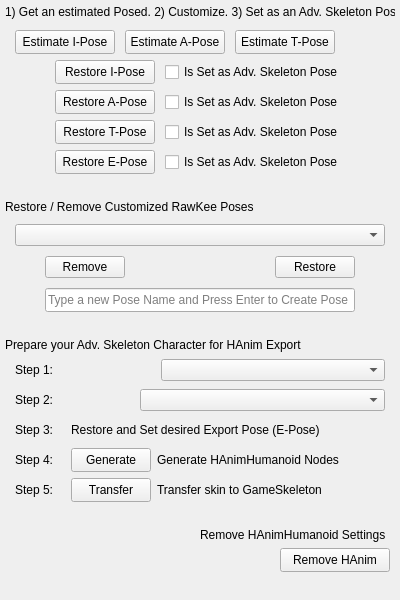
<?xml version="1.0" encoding="UTF-8"?>
<ui version="4.0">
 <class>Frame</class>
 <widget class="QFrame" name="Frame">
  <property name="geometry">
   <rect>
    <x>0</x>
    <y>0</y>
    <width>400</width>
    <height>600</height>
   </rect>
  </property>
  <property name="minimumSize">
   <size>
    <width>400</width>
    <height>600</height>
   </size>
  </property>
  <property name="maximumSize">
   <size>
    <width>16777215</width>
    <height>16777215</height>
   </size>
  </property>
  <property name="windowTitle">
   <string>Frame</string>
  </property>
  <layout class="QGridLayout" name="gridLayout">
   <property name="leftMargin">
    <number>0</number>
   </property>
   <property name="topMargin">
    <number>0</number>
   </property>
   <property name="rightMargin">
    <number>0</number>
   </property>
   <property name="bottomMargin">
    <number>0</number>
   </property>
   <item row="0" column="0">
    <layout class="QVBoxLayout" name="akVLayout">
     <item>
      <layout class="QVBoxLayout" name="verticalLayout">
       <property name="leftMargin">
        <number>5</number>
       </property>
       <property name="rightMargin">
        <number>5</number>
       </property>
       <item>
        <widget class="QLabel" name="initailInstructions">
         <property name="minimumSize">
          <size>
           <width>0</width>
           <height>24</height>
          </size>
         </property>
         <property name="maximumSize">
          <size>
           <width>16777215</width>
           <height>16777215</height>
          </size>
         </property>
         <property name="text">
          <string>1) Get an estimated Posed. 2) Customize. 3) Set as an Adv. Skeleton Pose</string>
         </property>
        </widget>
       </item>
       <item>
        <layout class="QHBoxLayout" name="estimateLayout">
         <property name="spacing">
          <number>10</number>
         </property>
         <property name="leftMargin">
          <number>10</number>
         </property>
         <item>
          <widget class="QPushButton" name="estimateIPose">
           <property name="minimumSize">
            <size>
             <width>100</width>
             <height>24</height>
            </size>
           </property>
           <property name="maximumSize">
            <size>
             <width>16777215</width>
             <height>16777215</height>
            </size>
           </property>
           <property name="text">
            <string>Estimate I-Pose</string>
           </property>
          </widget>
         </item>
         <item>
          <widget class="QPushButton" name="estimateAPose">
           <property name="minimumSize">
            <size>
             <width>100</width>
             <height>24</height>
            </size>
           </property>
           <property name="maximumSize">
            <size>
             <width>16777215</width>
             <height>16777215</height>
            </size>
           </property>
           <property name="text">
            <string>Estimate A-Pose</string>
           </property>
          </widget>
         </item>
         <item>
          <widget class="QPushButton" name="estimateTPose">
           <property name="minimumSize">
            <size>
             <width>100</width>
             <height>24</height>
            </size>
           </property>
           <property name="maximumSize">
            <size>
             <width>16777215</width>
             <height>16777215</height>
            </size>
           </property>
           <property name="text">
            <string>Estimate T-Pose</string>
           </property>
          </widget>
         </item>
         <item>
          <spacer name="horizontalSpacer_3">
           <property name="orientation">
            <enum>Qt::Horizontal</enum>
           </property>
           <property name="sizeHint" stdset="0">
            <size>
             <width>40</width>
             <height>20</height>
            </size>
           </property>
          </spacer>
         </item>
        </layout>
       </item>
       <item>
        <layout class="QHBoxLayout" name="iPoseLayout">
         <property name="spacing">
          <number>10</number>
         </property>
         <property name="leftMargin">
          <number>50</number>
         </property>
         <item>
          <widget class="QPushButton" name="restoreIPose">
           <property name="minimumSize">
            <size>
             <width>100</width>
             <height>24</height>
            </size>
           </property>
           <property name="maximumSize">
            <size>
             <width>16777215</width>
             <height>16777215</height>
            </size>
           </property>
           <property name="text">
            <string>Restore I-Pose</string>
           </property>
          </widget>
         </item>
         <item>
          <widget class="QCheckBox" name="iPoseCheckBox">
           <property name="minimumSize">
            <size>
             <width>170</width>
             <height>24</height>
            </size>
           </property>
           <property name="maximumSize">
            <size>
             <width>16777215</width>
             <height>16777215</height>
            </size>
           </property>
           <property name="text">
            <string>Is Set as Adv. Skeleton Pose</string>
           </property>
          </widget>
         </item>
         <item>
          <spacer name="horizontalSpacer">
           <property name="orientation">
            <enum>Qt::Horizontal</enum>
           </property>
           <property name="sizeHint" stdset="0">
            <size>
             <width>40</width>
             <height>20</height>
            </size>
           </property>
          </spacer>
         </item>
        </layout>
       </item>
       <item>
        <layout class="QHBoxLayout" name="aPoseLayout">
         <property name="spacing">
          <number>10</number>
         </property>
         <property name="leftMargin">
          <number>50</number>
         </property>
         <item>
          <widget class="QPushButton" name="restoreAPose">
           <property name="minimumSize">
            <size>
             <width>100</width>
             <height>24</height>
            </size>
           </property>
           <property name="maximumSize">
            <size>
             <width>16777215</width>
             <height>16777215</height>
            </size>
           </property>
           <property name="text">
            <string>Restore A-Pose</string>
           </property>
          </widget>
         </item>
         <item>
          <widget class="QCheckBox" name="aPoseCheckBox">
           <property name="minimumSize">
            <size>
             <width>170</width>
             <height>24</height>
            </size>
           </property>
           <property name="maximumSize">
            <size>
             <width>16777215</width>
             <height>16777215</height>
            </size>
           </property>
           <property name="text">
            <string>Is Set as Adv. Skeleton Pose</string>
           </property>
          </widget>
         </item>
         <item>
          <spacer name="horizontalSpacer_2">
           <property name="orientation">
            <enum>Qt::Horizontal</enum>
           </property>
           <property name="sizeHint" stdset="0">
            <size>
             <width>40</width>
             <height>20</height>
            </size>
           </property>
          </spacer>
         </item>
        </layout>
       </item>
       <item>
        <layout class="QHBoxLayout" name="tPoseLayout">
         <property name="spacing">
          <number>10</number>
         </property>
         <property name="leftMargin">
          <number>50</number>
         </property>
         <item>
          <widget class="QPushButton" name="pushButton">
           <property name="minimumSize">
            <size>
             <width>100</width>
             <height>24</height>
            </size>
           </property>
           <property name="maximumSize">
            <size>
             <width>16777215</width>
             <height>16777215</height>
            </size>
           </property>
           <property name="text">
            <string>Restore T-Pose</string>
           </property>
          </widget>
         </item>
         <item>
          <widget class="QCheckBox" name="checkBox">
           <property name="minimumSize">
            <size>
             <width>170</width>
             <height>24</height>
            </size>
           </property>
           <property name="maximumSize">
            <size>
             <width>16777215</width>
             <height>16777215</height>
            </size>
           </property>
           <property name="text">
            <string>Is Set as Adv. Skeleton Pose</string>
           </property>
          </widget>
         </item>
         <item>
          <spacer name="horizontalSpacer_4">
           <property name="orientation">
            <enum>Qt::Horizontal</enum>
           </property>
           <property name="sizeHint" stdset="0">
            <size>
             <width>40</width>
             <height>20</height>
            </size>
           </property>
          </spacer>
         </item>
        </layout>
       </item>
       <item>
        <layout class="QHBoxLayout" name="ePoseLayout">
         <property name="spacing">
          <number>10</number>
         </property>
         <property name="leftMargin">
          <number>50</number>
         </property>
         <item>
          <widget class="QPushButton" name="pushButton_2">
           <property name="minimumSize">
            <size>
             <width>100</width>
             <height>24</height>
            </size>
           </property>
           <property name="maximumSize">
            <size>
             <width>16777215</width>
             <height>16777215</height>
            </size>
           </property>
           <property name="text">
            <string>Restore E-Pose</string>
           </property>
          </widget>
         </item>
         <item>
          <widget class="QCheckBox" name="checkBox_2">
           <property name="minimumSize">
            <size>
             <width>170</width>
             <height>24</height>
            </size>
           </property>
           <property name="maximumSize">
            <size>
             <width>16777215</width>
             <height>16777215</height>
            </size>
           </property>
           <property name="text">
            <string>Is Set as Adv. Skeleton Pose</string>
           </property>
          </widget>
         </item>
         <item>
          <spacer name="horizontalSpacer_5">
           <property name="orientation">
            <enum>Qt::Horizontal</enum>
           </property>
           <property name="sizeHint" stdset="0">
            <size>
             <width>40</width>
             <height>20</height>
            </size>
           </property>
          </spacer>
         </item>
        </layout>
       </item>
      </layout>
     </item>
     <item>
      <layout class="QVBoxLayout" name="customLayout">
       <property name="spacing">
        <number>10</number>
       </property>
       <property name="leftMargin">
        <number>5</number>
       </property>
       <property name="topMargin">
        <number>20</number>
       </property>
       <property name="rightMargin">
        <number>5</number>
       </property>
       <item>
        <widget class="QLabel" name="customPoseLabel">
         <property name="sizePolicy">
          <sizepolicy hsizetype="Preferred" vsizetype="Preferred">
           <horstretch>0</horstretch>
           <verstretch>0</verstretch>
          </sizepolicy>
         </property>
         <property name="text">
          <string>Restore / Remove Customized RawKee Poses</string>
         </property>
         <property name="alignment">
          <set>Qt::AlignBottom|Qt::AlignLeading|Qt::AlignLeft</set>
         </property>
        </widget>
       </item>
       <item>
        <layout class="QHBoxLayout" name="comboBoxLayout">
         <property name="spacing">
          <number>0</number>
         </property>
         <property name="leftMargin">
          <number>10</number>
         </property>
         <property name="rightMargin">
          <number>10</number>
         </property>
         <item>
          <widget class="QComboBox" name="customBPBox">
           <property name="minimumSize">
            <size>
             <width>0</width>
             <height>0</height>
            </size>
           </property>
           <property name="maximumSize">
            <size>
             <width>16777215</width>
             <height>16777215</height>
            </size>
           </property>
           <property name="placeholderText">
            <string>List of RawKee Bind Poses</string>
           </property>
          </widget>
         </item>
        </layout>
       </item>
       <item>
        <layout class="QHBoxLayout" name="removeRestoreLayout">
         <property name="leftMargin">
          <number>40</number>
         </property>
         <property name="rightMargin">
          <number>40</number>
         </property>
         <item>
          <widget class="QPushButton" name="pushButton_4">
           <property name="text">
            <string>Remove</string>
           </property>
          </widget>
         </item>
         <item>
          <spacer name="horizontalSpacer_6">
           <property name="orientation">
            <enum>Qt::Horizontal</enum>
           </property>
           <property name="sizeHint" stdset="0">
            <size>
             <width>40</width>
             <height>20</height>
            </size>
           </property>
          </spacer>
         </item>
         <item>
          <widget class="QPushButton" name="pushButton_3">
           <property name="text">
            <string>Restore</string>
           </property>
          </widget>
         </item>
        </layout>
       </item>
       <item>
        <layout class="QHBoxLayout" name="customEditLineLayout">
         <property name="spacing">
          <number>0</number>
         </property>
         <property name="leftMargin">
          <number>40</number>
         </property>
         <property name="rightMargin">
          <number>40</number>
         </property>
         <item>
          <widget class="QLineEdit" name="lineEdit">
           <property name="minimumSize">
            <size>
             <width>300</width>
             <height>24</height>
            </size>
           </property>
           <property name="maximumSize">
            <size>
             <width>16777215</width>
             <height>16777215</height>
            </size>
           </property>
           <property name="placeholderText">
            <string>Type a new Pose Name and Press Enter to Create Pose</string>
           </property>
          </widget>
         </item>
        </layout>
       </item>
      </layout>
     </item>
     <item>
      <layout class="QVBoxLayout" name="prepLayout">
       <property name="leftMargin">
        <number>5</number>
       </property>
       <property name="topMargin">
        <number>20</number>
       </property>
       <property name="rightMargin">
        <number>5</number>
       </property>
       <item>
        <layout class="QHBoxLayout" name="prepLabelLayout">
         <item>
          <widget class="QLabel" name="label">
           <property name="text">
            <string>Prepare your Adv. Skeleton Character for HAnim Export</string>
           </property>
          </widget>
         </item>
        </layout>
       </item>
       <item>
        <layout class="QHBoxLayout" name="skelConfigLayoutStep2">
         <property name="leftMargin">
          <number>10</number>
         </property>
         <property name="rightMargin">
          <number>10</number>
         </property>
         <item>
          <widget class="QLabel" name="skelConfigLabel">
           <property name="minimumSize">
            <size>
             <width>50</width>
             <height>24</height>
            </size>
           </property>
           <property name="maximumSize">
            <size>
             <width>16777215</width>
             <height>16777215</height>
            </size>
           </property>
           <property name="text">
            <string>Step 1:</string>
           </property>
          </widget>
         </item>
         <item>
          <widget class="QComboBox" name="comboBox">
           <property name="placeholderText">
            <string>Choose your SkeletonConfiguration</string>
           </property>
           <item>
            <property name="text">
             <string>BASIC</string>
            </property>
           </item>
           <item>
            <property name="text">
             <string>RAWKEE</string>
            </property>
           </item>
          </widget>
         </item>
        </layout>
       </item>
       <item>
        <layout class="QHBoxLayout" name="loaLayoutStep1">
         <property name="leftMargin">
          <number>10</number>
         </property>
         <property name="rightMargin">
          <number>10</number>
         </property>
         <item>
          <widget class="QLabel" name="laoLabel">
           <property name="minimumSize">
            <size>
             <width>50</width>
             <height>24</height>
            </size>
           </property>
           <property name="maximumSize">
            <size>
             <width>16777215</width>
             <height>16777215</height>
            </size>
           </property>
           <property name="text">
            <string>Step 2:</string>
           </property>
          </widget>
         </item>
         <item>
          <widget class="QComboBox" name="comboBox_2">
           <property name="placeholderText">
            <string>Choose your Level of Articulation (LOA)</string>
           </property>
           <item>
            <property name="text">
             <string>Level -1</string>
            </property>
           </item>
           <item>
            <property name="text">
             <string>Level 0</string>
            </property>
           </item>
           <item>
            <property name="text">
             <string>Level 1</string>
            </property>
           </item>
           <item>
            <property name="text">
             <string>Level 2</string>
            </property>
           </item>
           <item>
            <property name="text">
             <string>Level 3</string>
            </property>
           </item>
           <item>
            <property name="text">
             <string>Level 4</string>
            </property>
           </item>
          </widget>
         </item>
        </layout>
       </item>
       <item>
        <layout class="QHBoxLayout" name="ePoseLayoutStep3">
         <property name="leftMargin">
          <number>10</number>
         </property>
         <property name="rightMargin">
          <number>10</number>
         </property>
         <item>
          <widget class="QLabel" name="step3Label">
           <property name="minimumSize">
            <size>
             <width>50</width>
             <height>24</height>
            </size>
           </property>
           <property name="maximumSize">
            <size>
             <width>16777215</width>
             <height>16777215</height>
            </size>
           </property>
           <property name="text">
            <string>Step 3:</string>
           </property>
          </widget>
         </item>
         <item>
          <widget class="QLabel" name="label_3">
           <property name="text">
            <string>Restore and Set desired Export Pose (E-Pose)</string>
           </property>
          </widget>
         </item>
         <item>
          <spacer name="horizontalSpacer_8">
           <property name="orientation">
            <enum>Qt::Horizontal</enum>
           </property>
           <property name="sizeHint" stdset="0">
            <size>
             <width>40</width>
             <height>20</height>
            </size>
           </property>
          </spacer>
         </item>
        </layout>
       </item>
       <item>
        <layout class="QHBoxLayout" name="genSkelLayoutStep4">
         <property name="leftMargin">
          <number>10</number>
         </property>
         <property name="rightMargin">
          <number>10</number>
         </property>
         <item>
          <widget class="QLabel" name="step4Label">
           <property name="minimumSize">
            <size>
             <width>50</width>
             <height>24</height>
            </size>
           </property>
           <property name="maximumSize">
            <size>
             <width>16777215</width>
             <height>16777215</height>
            </size>
           </property>
           <property name="text">
            <string>Step 4:</string>
           </property>
          </widget>
         </item>
         <item>
          <widget class="QPushButton" name="genHumanoidButton">
           <property name="sizePolicy">
            <sizepolicy hsizetype="Minimum" vsizetype="Preferred">
             <horstretch>0</horstretch>
             <verstretch>0</verstretch>
            </sizepolicy>
           </property>
           <property name="minimumSize">
            <size>
             <width>70</width>
             <height>24</height>
            </size>
           </property>
           <property name="maximumSize">
            <size>
             <width>16777215</width>
             <height>16777215</height>
            </size>
           </property>
           <property name="text">
            <string>Generate</string>
           </property>
          </widget>
         </item>
         <item>
          <widget class="QLabel" name="label_2">
           <property name="minimumSize">
            <size>
             <width>0</width>
             <height>24</height>
            </size>
           </property>
           <property name="maximumSize">
            <size>
             <width>16777215</width>
             <height>16777215</height>
            </size>
           </property>
           <property name="text">
            <string>Generate HAnimHumanoid Nodes</string>
           </property>
          </widget>
         </item>
         <item>
          <spacer name="horizontalSpacer_7">
           <property name="orientation">
            <enum>Qt::Horizontal</enum>
           </property>
           <property name="sizeHint" stdset="0">
            <size>
             <width>40</width>
             <height>20</height>
            </size>
           </property>
          </spacer>
         </item>
        </layout>
       </item>
       <item>
        <layout class="QHBoxLayout" name="step5Layout">
         <property name="leftMargin">
          <number>10</number>
         </property>
         <property name="rightMargin">
          <number>10</number>
         </property>
         <item>
          <widget class="QLabel" name="step5Label">
           <property name="minimumSize">
            <size>
             <width>50</width>
             <height>24</height>
            </size>
           </property>
           <property name="maximumSize">
            <size>
             <width>16777215</width>
             <height>16777215</height>
            </size>
           </property>
           <property name="text">
            <string>Step 5:</string>
           </property>
          </widget>
         </item>
         <item>
          <widget class="QPushButton" name="transferSkinButton">
           <property name="minimumSize">
            <size>
             <width>70</width>
             <height>24</height>
            </size>
           </property>
           <property name="maximumSize">
            <size>
             <width>16777215</width>
             <height>16777215</height>
            </size>
           </property>
           <property name="text">
            <string>Transfer</string>
           </property>
          </widget>
         </item>
         <item>
          <widget class="QLabel" name="transferLabel">
           <property name="minimumSize">
            <size>
             <width>170</width>
             <height>24</height>
            </size>
           </property>
           <property name="maximumSize">
            <size>
             <width>16777215</width>
             <height>16777215</height>
            </size>
           </property>
           <property name="text">
            <string>Transfer skin to GameSkeleton</string>
           </property>
          </widget>
         </item>
         <item>
          <spacer name="horizontalSpacer_9">
           <property name="orientation">
            <enum>Qt::Horizontal</enum>
           </property>
           <property name="sizeHint" stdset="0">
            <size>
             <width>40</width>
             <height>20</height>
            </size>
           </property>
          </spacer>
         </item>
        </layout>
       </item>
      </layout>
     </item>
     <item>
      <layout class="QVBoxLayout" name="remHAnimLayout">
       <property name="leftMargin">
        <number>10</number>
       </property>
       <property name="topMargin">
        <number>20</number>
       </property>
       <property name="rightMargin">
        <number>10</number>
       </property>
       <item>
        <layout class="QHBoxLayout" name="remLabelLayout">
         <property name="leftMargin">
          <number>190</number>
         </property>
         <item>
          <widget class="QLabel" name="remLabel">
           <property name="text">
            <string>Remove HAnimHumanoid Settings</string>
           </property>
          </widget>
         </item>
        </layout>
       </item>
       <item>
        <layout class="QHBoxLayout" name="remButtonlayout">
         <property name="leftMargin">
          <number>270</number>
         </property>
         <item>
          <widget class="QPushButton" name="remHAnimButton">
           <property name="minimumSize">
            <size>
             <width>100</width>
             <height>24</height>
            </size>
           </property>
           <property name="maximumSize">
            <size>
             <width>16777215</width>
             <height>16777215</height>
            </size>
           </property>
           <property name="text">
            <string>Remove HAnim</string>
           </property>
          </widget>
         </item>
        </layout>
       </item>
      </layout>
     </item>
     <item>
      <spacer name="verticalSpacer">
       <property name="orientation">
        <enum>Qt::Vertical</enum>
       </property>
       <property name="sizeHint" stdset="0">
        <size>
         <width>20</width>
         <height>40</height>
        </size>
       </property>
      </spacer>
     </item>
    </layout>
   </item>
  </layout>
 </widget>
 <resources/>
 <connections/>
</ui>
